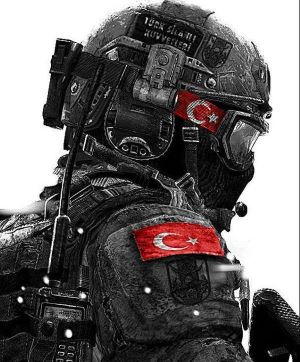
#> input picture openCV/esikAyarlama/asker.jpg, 300 x 362 px, found by its file name
$ python thresholding3.py
#> lines starting #> are read from the running program, lines starting #| are printed output that depends on the picture; after the words box and inside, x2 and y2 are one past the last pixel; in counts of white or black regions, pixels touching at a corner belong together
import cv2
import numpy as np
#otsu tresholding
#gri tonlamalı olmalıdır
image = cv2.imread("C:/Users/tugba/Desktop/openCV/esikAyarlama/asker.jpg", 0)
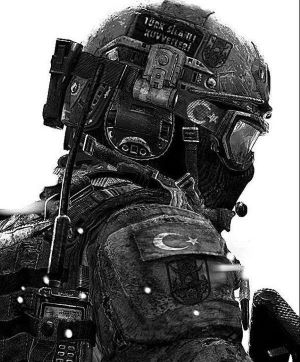
#> image: shape (362, 300); min 0, max 255, mean 103.6

#simple tresholding
ret,thresh1=cv2.threshold(image,160,255, cv2.THRESH_BINARY)
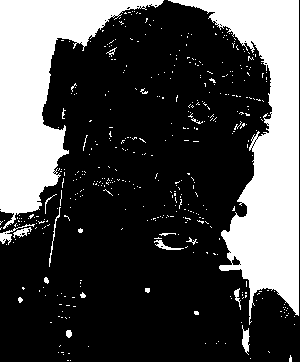
#> thresh1: shape (362, 300); 29.2% white; 436 white regions (416 under 20 px), largest, box (x1, y1, x2, y2) and area: (168, 0, 299, 325) 16038, (0, 0, 164, 229) 13704, (0, 224, 35, 245) 144

#otsu tresholding
ret2, tresh2 = cv2.threshold(image,0,255,cv2.THRESH_BINARY+cv2.THRESH_OTSU)
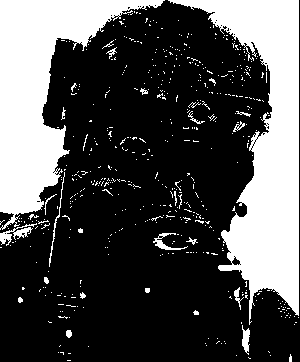
#> tresh2: shape (362, 300); 30.3% white; 525 white regions (495 under 20 px), largest, box (x1, y1, x2, y2) and area: (168, 0, 299, 325) 16256, (0, 0, 165, 230) 13876, (0, 223, 37, 246) 270
#> ret2 = 143

cv2.imshow("Orjinal", image)
cv2.imshow("thres1", thresh1)
cv2.imshow("thres2", tresh2)

cv2.waitKey(0)
cv2.destroyAllWindows()
